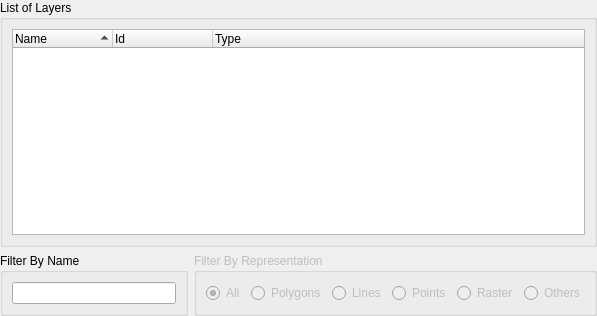
<?xml version="1.0" encoding="UTF-8"?>
<ui version="4.0">
 <class>LayerSearchWidgetForm</class>
 <widget class="QWidget" name="LayerSearchWidgetForm">
  <property name="geometry">
   <rect>
    <x>0</x>
    <y>0</y>
    <width>597</width>
    <height>316</height>
   </rect>
  </property>
  <property name="windowTitle">
   <string>Layer Search</string>
  </property>
  <layout class="QGridLayout" name="gridLayout_7">
   <property name="margin">
    <number>0</number>
   </property>
   <item row="0" column="0">
    <layout class="QGridLayout" name="gridLayout_6">
     <item row="0" column="0">
      <widget class="QGroupBox" name="groupBox">
       <property name="sizePolicy">
        <sizepolicy hsizetype="MinimumExpanding" vsizetype="Preferred">
         <horstretch>0</horstretch>
         <verstretch>0</verstretch>
        </sizepolicy>
       </property>
       <property name="title">
        <string>List of Layers</string>
       </property>
       <layout class="QGridLayout" name="gridLayout">
        <item row="0" column="0">
         <widget class="QTreeWidget" name="m_treeWidget">
          <property name="minimumSize">
           <size>
            <width>400</width>
            <height>0</height>
           </size>
          </property>
          <property name="alternatingRowColors">
           <bool>true</bool>
          </property>
          <property name="selectionMode">
           <enum>QAbstractItemView::SingleSelection</enum>
          </property>
          <property name="sortingEnabled">
           <bool>true</bool>
          </property>
          <property name="animated">
           <bool>true</bool>
          </property>
          <column>
           <property name="text">
            <string>Name</string>
           </property>
          </column>
          <column>
           <property name="text">
            <string>Id</string>
           </property>
          </column>
          <column>
           <property name="text">
            <string>Type</string>
           </property>
          </column>
         </widget>
        </item>
       </layout>
      </widget>
     </item>
     <item row="1" column="0">
      <layout class="QGridLayout" name="gridLayout_5">
       <item row="0" column="0">
        <widget class="QGroupBox" name="groupBox_3">
         <property name="title">
          <string>Filter By Name</string>
         </property>
         <layout class="QGridLayout" name="gridLayout_2">
          <item row="0" column="0">
           <widget class="QLineEdit" name="m_nameLineEdit">
            <property name="sizePolicy">
             <sizepolicy hsizetype="MinimumExpanding" vsizetype="Fixed">
              <horstretch>0</horstretch>
              <verstretch>0</verstretch>
             </sizepolicy>
            </property>
           </widget>
          </item>
         </layout>
        </widget>
       </item>
       <item row="0" column="1">
        <widget class="QGroupBox" name="groupBox_4">
         <property name="enabled">
          <bool>false</bool>
         </property>
         <property name="title">
          <string>Filter By Representation</string>
         </property>
         <layout class="QGridLayout" name="gridLayout_4">
          <item row="0" column="0">
           <layout class="QGridLayout" name="gridLayout_3">
            <item row="0" column="0">
             <widget class="QRadioButton" name="m_repAllRadioButton">
              <property name="sizePolicy">
               <sizepolicy hsizetype="Minimum" vsizetype="Minimum">
                <horstretch>0</horstretch>
                <verstretch>0</verstretch>
               </sizepolicy>
              </property>
              <property name="text">
               <string>All</string>
              </property>
              <property name="checked">
               <bool>true</bool>
              </property>
             </widget>
            </item>
            <item row="0" column="1">
             <widget class="QRadioButton" name="m_repPolyRadioButton">
              <property name="sizePolicy">
               <sizepolicy hsizetype="Minimum" vsizetype="Minimum">
                <horstretch>0</horstretch>
                <verstretch>0</verstretch>
               </sizepolicy>
              </property>
              <property name="text">
               <string>Polygons</string>
              </property>
             </widget>
            </item>
            <item row="0" column="2">
             <widget class="QRadioButton" name="m_repLineRadioButton">
              <property name="sizePolicy">
               <sizepolicy hsizetype="Minimum" vsizetype="Minimum">
                <horstretch>0</horstretch>
                <verstretch>0</verstretch>
               </sizepolicy>
              </property>
              <property name="text">
               <string>Lines</string>
              </property>
             </widget>
            </item>
            <item row="0" column="3">
             <widget class="QRadioButton" name="m_repPointRadioButton">
              <property name="sizePolicy">
               <sizepolicy hsizetype="Minimum" vsizetype="Minimum">
                <horstretch>0</horstretch>
                <verstretch>0</verstretch>
               </sizepolicy>
              </property>
              <property name="text">
               <string>Points</string>
              </property>
             </widget>
            </item>
            <item row="0" column="4">
             <widget class="QRadioButton" name="m_repRstRadioButton">
              <property name="sizePolicy">
               <sizepolicy hsizetype="Minimum" vsizetype="Minimum">
                <horstretch>0</horstretch>
                <verstretch>0</verstretch>
               </sizepolicy>
              </property>
              <property name="text">
               <string>Raster</string>
              </property>
             </widget>
            </item>
            <item row="0" column="5">
             <widget class="QRadioButton" name="m_repOthersRadioButton">
              <property name="sizePolicy">
               <sizepolicy hsizetype="Minimum" vsizetype="Minimum">
                <horstretch>0</horstretch>
                <verstretch>0</verstretch>
               </sizepolicy>
              </property>
              <property name="text">
               <string>Others</string>
              </property>
             </widget>
            </item>
           </layout>
          </item>
         </layout>
        </widget>
       </item>
      </layout>
     </item>
    </layout>
   </item>
  </layout>
 </widget>
 <tabstops>
  <tabstop>m_nameLineEdit</tabstop>
  <tabstop>m_repAllRadioButton</tabstop>
  <tabstop>m_repPolyRadioButton</tabstop>
  <tabstop>m_repLineRadioButton</tabstop>
  <tabstop>m_repPointRadioButton</tabstop>
  <tabstop>m_repRstRadioButton</tabstop>
  <tabstop>m_repOthersRadioButton</tabstop>
  <tabstop>m_treeWidget</tabstop>
 </tabstops>
 <resources/>
 <connections/>
</ui>
